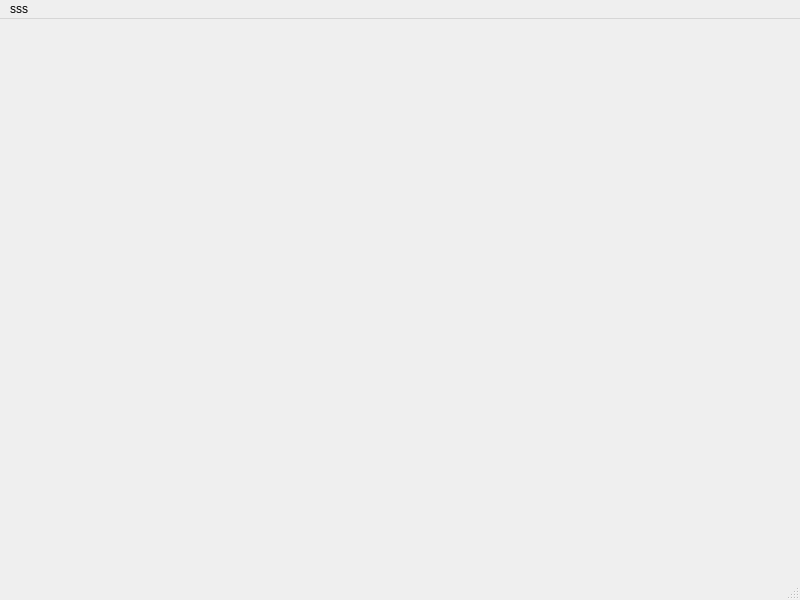
<?xml version="1.0" encoding="UTF-8"?>
<ui version="4.0">
 <class>MainWindow</class>
 <widget class="QMainWindow" name="MainWindow">
  <property name="geometry">
   <rect>
    <x>0</x>
    <y>0</y>
    <width>800</width>
    <height>600</height>
   </rect>
  </property>
  <property name="windowTitle">
   <string>MainWindow</string>
  </property>
  <widget class="QWidget" name="centralwidget"/>
  <widget class="QMenuBar" name="menubar">
   <property name="geometry">
    <rect>
     <x>0</x>
     <y>0</y>
     <width>800</width>
     <height>23</height>
    </rect>
   </property>
   <widget class="QMenu" name="menuSss">
    <property name="title">
     <string>sss</string>
    </property>
    <addaction name="actionSs"/>
   </widget>
   <addaction name="menuSss"/>
  </widget>
  <widget class="QStatusBar" name="statusbar"/>
  <action name="actionSs">
   <property name="text">
    <string>aa</string>
   </property>
  </action>
 </widget>
 <resources/>
 <connections/>
</ui>
